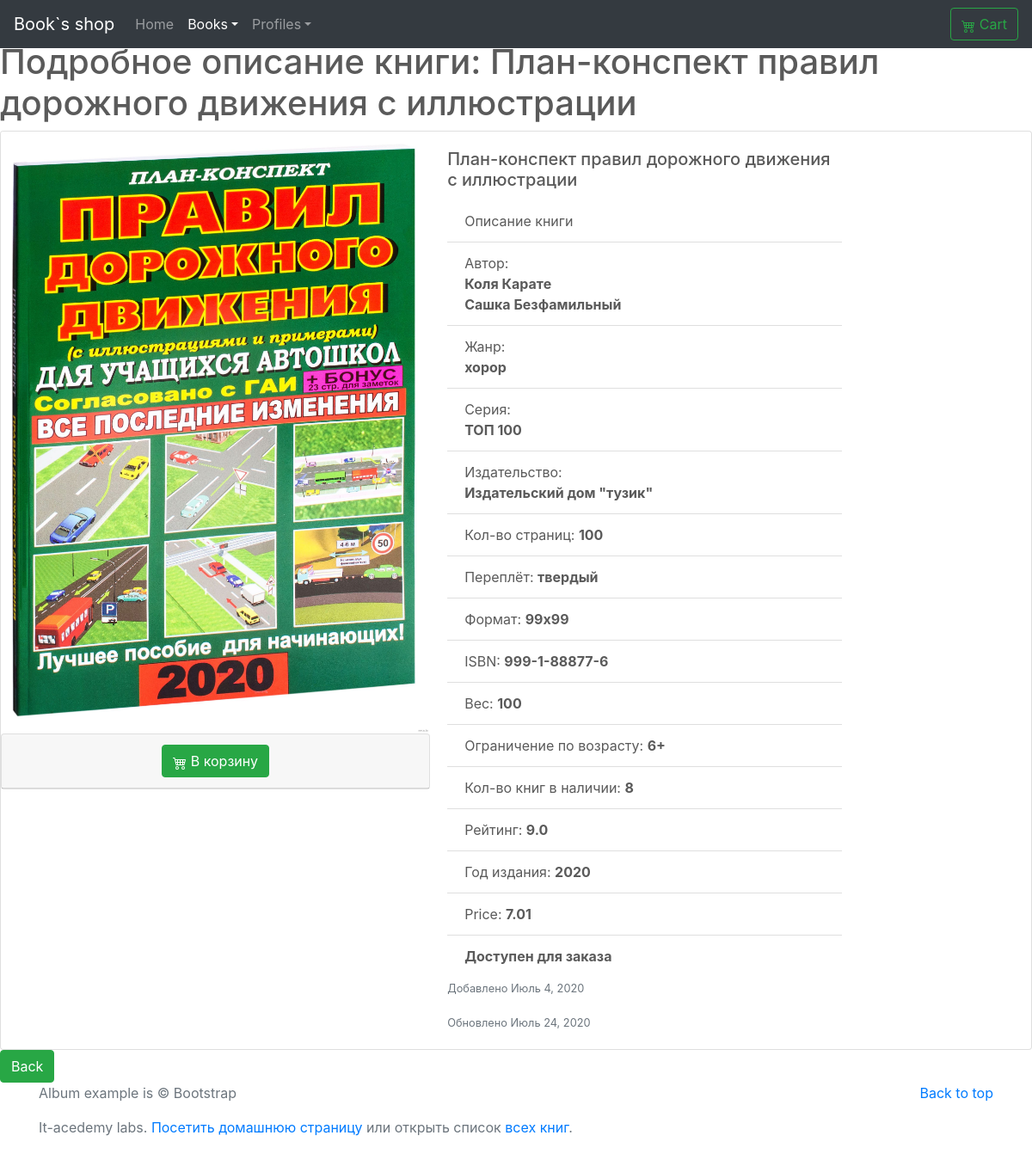
The app's page /books/detail/1 with its own data.
### books/models.py (models this page shows, shortened)
class Books(models.Model):
    name=models.CharField(
        verbose_name="Имя книги",
        max_length=100
    )
    description = models.TextField(
        verbose_name='Описание книги',
        null=True,
        blank=True
    )
    picture=models.ImageField(
        verbose_name="Фото обложки",
        upload_to="books-pic",
        null=True,
        blank=True,
        default="books-pic/default.jpg"
    )
    price=models.DecimalField(
        verbose_name="Цена",
        max_digits=5,
        decimal_places=2,
        default=00.00
    )
    author=models.ManyToManyField(
        'Author',
        verbose_name="Автор",
        related_name="books_author"
    )
    series=models.ManyToManyField(
        'Series',
        verbose_name="Серия",
        related_name="series_books",
        blank=True,
    )
    genre=models.ManyToManyField(
        'Genre',
        verbose_name="Жанр",
        related_name="genre_books"
    )
    publishing_year=models.PositiveSmallIntegerField (
        verbose_name="Год издания",
        default=2020
    )
    count_page=models.IntegerField(
        verbose_name="Кол-во страниц",
        default=100
    )
    binging=models.ForeignKey(
        'Binging',
        verbose_name="Переплёт",
        on_delete=models.PROTECT,
        default=1
    )
    format_book=models.CharField(
        verbose_name="Формат",
        default="99x99",
        max_length=15
    )
    isbn=models.CharField(
        verbose_name="ISBN",
        default="999-1-88877-6",
        max_length=15
    )
    weight=models.PositiveSmallIntegerField(
        verbose_name="Вес(гр.)",
        default="100"
    )
    age_limit=models.CharField(
        verbose_name="Ограничение по возрасту",
        default="6+",
        max_length=3
    )
    publisher=models.ManyToManyField(
        'Publisher',
        verbose_name="Издательство",
        related_name="publisher_books"
    )
    count_book=models.IntegerField(
        verbose_name="Ко-во книг в наличии",
        default=100
    )
    availability=models.BooleanField(
        verbose_name="Наличие книги",
        default=True
    )
    rating=models.FloatField(
        verbose_name="Рейтинг",
        validators=[MinValueValidator(0), MaxValueValidator(10)],
        default=9
    )
    created=models.DateField(
        verbose_name="Дата внесения в каталог",
        auto_now=False,
        auto_now_add=True
    )
    updated=models.DateField(
        verbose_name="Дата последнего изменения",
        auto_now=True,
        auto_now_add=False
    )
    user=models.ForeignKey(
        User,
        on_delete=models.PROTECT,
        default=2
    )

class Author(models.Model):
    first_name=models.CharField(
        verbose_name="Имя",
        max_length=50
    )
    last_name=models.CharField(
        verbose_name="Фамилия",
        max_length=50
    )
    description = models.TextField(
        verbose_name="Информация об атворе",
        null=True,
        blank=True,
        default='Информация об авторескоро будет добавлена на сайт. Сделать ее более полной и интересной помогут объективные отзывы тех, кто хорошо знаком с творчеством и фактами биографии данного автора. Оставляйте свои комментарии, делитесь впечатлениями и вступайте в дискуссии — это поможет другим сделать выбор.'
    )
    def __str__(self):
        return f"{self.first_name} {self.last_name}"

class Genre(models.Model):
    name = models.CharField(
        verbose_name ="Название Жанра",
        max_length=30
        )
    description = models.TextField(
        verbose_name="Описание Жанра",
        null=True,
        blank=True
    )

class Series(models.Model):
    name = models.CharField(
        verbose_name ="Серия книг",
        max_length=50
        )

class Publisher(models.Model):
    name = models.CharField(
        verbose_name ="Издатель",
        max_length=50
        )

class Binging(models.Model):
    name = models.CharField(
        verbose_name ="Тип переплёта",
        max_length=30
        )
    def __str__(self):
        return self.name

### books/views.py (the view)
# urls.py: path('detail/<int:pk>', views.BooksDetail.as_view(),name='detail'),
class BooksDetail(DetailView):
    model= models.Books
    template_name='books/detail.html'

### books/templates/books/detail.html (shortened to what this page needs)
{% extends "base.html" %}
{% load crispy_forms_tags %}
        {% block books_active %}
          <a class="nav-link dropdown-toggle active" href="{% url 'CRUDL_books:list' %}" id="dropdown01" data-toggle="dropdown" aria-haspopup="true" aria-expanded="true">Books</a>
          {% endblock books_active %}
    {% block main %}
<body>
    <h1>Подробное описание книги: {{object.name}}</h1>
<div class="card mb-10" style="max-width: 1850px;">
  <div class="row no-gutters">
    <div class="col-md-5">
        {% if object.picture %}
            <img  height="700" weight="300" src="{{object.picture.url}}" class="card-img" alt="">
        {% else %}
            <img src="..." class="card-img" alt="...">
        {% endif %}
        <div class="card text-center">
        <div class="card-header">
            <a href="{% url 'cart:add' %}?book_pk={{object.pk}}" class="btn btn-success">
              В корзину</a>
        </div>
        </div>
    </div>
    <div class="col-md-5">
      <div class="card-body">
        <h5 class="card-title">{{object.name}}</h5>
            <ul class="list-group list-group-flush">
                <li class="list-group-item">Описание книги</li>
                 <li class="list-group-item">Автор:<br>
                {% for author in object.author.all %}
                    <b>{{author}}</b> <br>
                {% endfor %}
                </li>
                <li class="list-group-item">Жанр:  <br>
                {% for genre in object.genre.all %}
                    <b>{{genre.name}}</b><br>
                {% endfor %}
                </li>
                <li class="list-group-item">Серия:  <br>
                {% for series in object.series.all %}
                    <b>{{series.name}}</b> <br>
                {% endfor %}
                </li>
                <li class="list-group-item">Издательство:  <br>
                {% for publisher in object.publisher.all %}
                    <b>{{publisher.name}}</b><br>
                {% endfor %}
                </li>
                <li class="list-group-item">Кол-во страниц: <b>{{object.count_page}}</b></li>
                <li class="list-group-item">Переплёт: <b>{{object.binging}}</b></li>
                <li class="list-group-item">Формат: <b>{{object.format_book}}</b></li>
                <li class="list-group-item">ISBN: <b>{{object.isbn}}</b></li>
                <li class="list-group-item">Вес: <b>{{object.weight}}</b></li>
                <li class="list-group-item">Ограничение по возрасту: <b>{{object.age_limit}}</b></li>
                <li class="list-group-item">Кол-во книг в наличии: <b>{{object.count_book}}</b></li>
                <li class="list-group-item">Рейтинг: <b>{{object.rating}}</b></li>
                <li class="list-group-item">Год издания: <b>{{object.publishing_year}}</b></li>
                <li class="list-group-item">Price: <b>{{object.price}}</b></li>
                {% if object.availability %}
                    <li class="list-group-item"><b>Доступен для заказа</b></li>
                {% else %}
                    <li class="list-group-item"><b>Не доступен для заказа</b></li>
                {% endif %}
            </ul>
        <p class="card-text"><small class="text-muted">Добавлено {{object.created}}</small></p>
        <p class="card-text"><small class="text-muted">Обновлено {{object.updated}}</small></p>
      </div>
    </div>
  </div>
</div>
        <a class="btn btn-success" href="{% url 'home_page'%}">Back </a>
</body>
{% endblock main %}

### test_hello_word/static/css/carousel.css (style rules this page uses)
body { padding-top: 3rem; padding-bottom: 3rem; color: #5a5a5a; }

### records on screen
Books: name "План-конспект правил дорожного движения с иллюстрации", picture (picture), count_page "100", binging "твердый", format_book "99x99", isbn "999-1-88877-6", weight "100", age_limit "6+", count_book "8", rating "9.0", publishing_year "2020", price "7.01", created "Июль 4, 2020", updated "Июль 24, 2020"
Author: first_name+last_name "Коля Карате"
Author: first_name+last_name "Сашка Безфамильный"
Genre: name "хорор"
Series: name "ТОП 100"
Publisher: name "Издательский дом \"тузик\""
